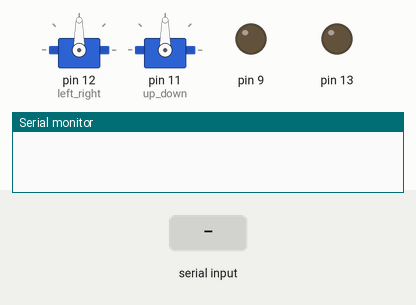
Simulated run of this sketch. Board: Arduino Uno, built with avr-gcc and run on an emulated ATmega328P. On the bench: 2 × servo, output pins drawn as LEDs (lit = HIGH), the last lines printed to the serial monitor. The test bench sets the inputs (shaded band).

Above: at 1.2 s.
1.3 s: "90,45\n" received over Serial
At 2.6 s:
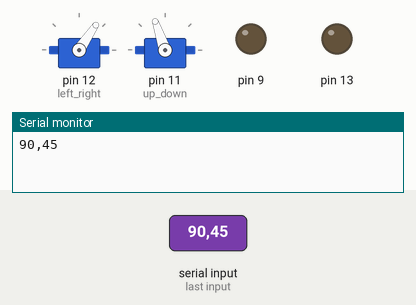
3.8 s: "200\n" received over Serial
At 5.7 s:
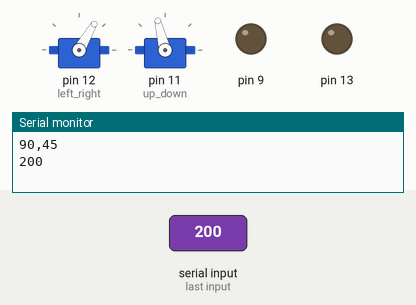
6.3 s: "1,90,45\n" received over Serial
At 11.9 s:
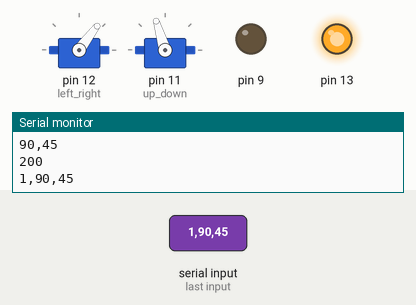
Timing chart, 0 to 13.4 s (numbered marks = the images above; inputs shaded):
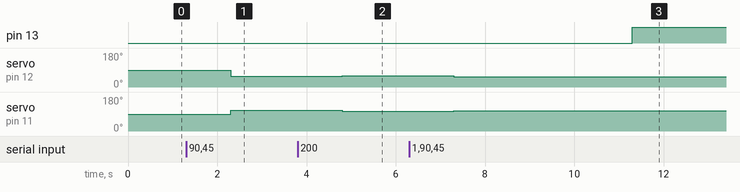

The sketch:

turretrec.ino
```cpp
#include <Servo.h>
String inputString;

Servo left_right;
Servo up_down;

unsigned long lastSerialTime = 0; // Variable to store last serial data time
const unsigned long timeout = 5000; // Variable to store timeout duration to 5 seconds
int serialCount = 0; // Variable to store serial count

void setup() {
  pinMode(13, OUTPUT);
  pinMode(9, OUTPUT);
  digitalWrite(13, HIGH);
  left_right.attach(12);
  up_down.attach(11);
  Serial.begin(57600);
}

void loop() {
  while (Serial.available()){
    lastSerialTime = millis(); // Update last serial time
    digitalWrite(13, LOW);
    inputString = Serial.readStringUntil('\r'); // Read incoming data from facerec.py until carriage return
    Serial.println(inputString);

    // Extract x and y coordinates from recieved string
    float x = inputString.substring(0, inputString.indexOf(',')).toInt();
    float y = inputString.substring(inputString.indexOf(',') + 1).toInt();

    // Map x and y coordinates from revieved string into external webcam FOV
    float theta_x = map(x, 0, 1920, 53, 128);
    float theta_y = map(y, 0, 1080, 110, 74);

    // Write mapped angles to each servos
    left_right.write(theta_x);
    up_down.write(theta_y);

    serialCount ++;
    //Actuate gearbox after 20 coordinates
    if (serialCount > 20) {
      digitalWrite(9, HIGH);
      delay(200);
      digitalWrite(9, LOW);
      serialCount = 0;
    }
  }
  digitalWrite(9, LOW);

  // Check if no coodinates have been received past timeout period and turn off laser diode if so
  if (millis() - lastSerialTime > timeout) {
    digitalWrite(13, HIGH);
  } else {
    digitalWrite(13, LOW);
  }
}
```

Measured:
- after the input at 1.3 s, servo on pin 12 (left_right): 90° → 56° after 1.0 s; servo on pin 11 (up_down): 90° → 109° after 1.0 s
- after the input at 3.8 s, servo on pin 12 (left_right): 56° → 60° after 1.0 s; servo on pin 11 (up_down): 109° → 104° after 1.0 s
- after the input at 6.3 s, pin 13: LOW → HIGH after 5.0 s instead of 2.5 s; servo on pin 12 (left_right): 60° → 53° after 1.0 s; servo on pin 11 (up_down): 104° → 107° after 1.0 s
